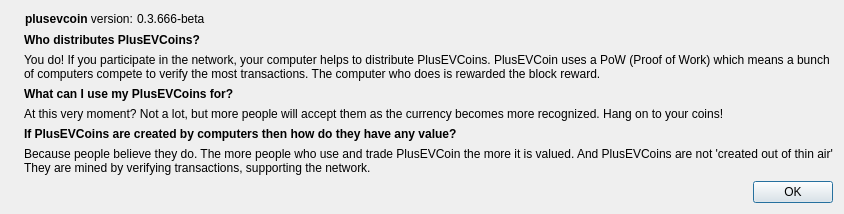
<?xml version="1.0" encoding="UTF-8"?>
<ui version="4.0">
 <class>FAQDialog</class>
 <widget class="QDialog" name="FAQDialog">
  <property name="geometry">
   <rect>
    <x>0</x>
    <y>0</y>
    <width>819</width>
    <height>206</height>
   </rect>
  </property>
  <property name="windowTitle">
   <string>PlusEVCoin FAQ</string>
  </property>
  <layout class="QHBoxLayout" name="horizontalLayout_2">
   <item>
    <widget class="QLabel" name="label_4">
     <property name="sizePolicy">
      <sizepolicy hsizetype="Preferred" vsizetype="Ignored">
       <horstretch>0</horstretch>
       <verstretch>0</verstretch>
      </sizepolicy>
     </property>
     <property name="pixmap">
      <pixmap resource="../bitcoin.qrc">:/images/about</pixmap>
     </property>
    </widget>
   </item>
   <item>
    <layout class="QVBoxLayout" name="verticalLayout_2">
     <item>
      <widget class="QFrame" name="frame">
       <property name="sizePolicy">
        <sizepolicy hsizetype="Fixed" vsizetype="Fixed">
         <horstretch>0</horstretch>
         <verstretch>0</verstretch>
        </sizepolicy>
       </property>
       <layout class="QHBoxLayout" name="horizontalLayout" stretch="0,0">
        <property name="spacing">
         <number>0</number>
        </property>
        <property name="sizeConstraint">
         <enum>QLayout::SetFixedSize</enum>
        </property>
        <property name="margin">
         <number>1</number>
        </property>
        <item>
         <widget class="QLabel" name="label">
          <property name="sizePolicy">
           <sizepolicy hsizetype="Fixed" vsizetype="Fixed">
            <horstretch>0</horstretch>
            <verstretch>0</verstretch>
           </sizepolicy>
          </property>
          <property name="maximumSize">
           <size>
            <width>16777215</width>
            <height>267</height>
           </size>
          </property>
          <property name="cursor">
           <cursorShape>IBeamCursor</cursorShape>
          </property>
          <property name="text">
           <string>&lt;html&gt;&lt;head/&gt;&lt;body&gt;&lt;p&gt;&lt;span style=&quot; font-weight:600;&quot;&gt;plusevcoin&lt;/span&gt; version: &lt;/p&gt;&lt;/body&gt;&lt;/html&gt;</string>
          </property>
          <property name="textInteractionFlags">
           <set>Qt::LinksAccessibleByMouse|Qt::TextSelectableByKeyboard|Qt::TextSelectableByMouse</set>
          </property>
         </widget>
        </item>
        <item>
         <widget class="QLabel" name="versionLabel">
          <property name="sizePolicy">
           <sizepolicy hsizetype="Fixed" vsizetype="Fixed">
            <horstretch>0</horstretch>
            <verstretch>0</verstretch>
           </sizepolicy>
          </property>
          <property name="cursor">
           <cursorShape>IBeamCursor</cursorShape>
          </property>
          <property name="text">
           <string notr="true">0.3.666-beta</string>
          </property>
          <property name="textFormat">
           <enum>Qt::RichText</enum>
          </property>
          <property name="textInteractionFlags">
           <set>Qt::LinksAccessibleByMouse|Qt::TextSelectableByKeyboard|Qt::TextSelectableByMouse</set>
          </property>
         </widget>
        </item>
       </layout>
      </widget>
     </item>
     <item>
      <widget class="QLabel" name="label_2">
       <property name="sizePolicy">
        <sizepolicy hsizetype="Preferred" vsizetype="Maximum">
         <horstretch>0</horstretch>
         <verstretch>0</verstretch>
        </sizepolicy>
       </property>
       <property name="text">
        <string>&lt;html&gt;&lt;head/&gt;&lt;body&gt;&lt;p&gt;&lt;span style=&quot; font-weight:600;&quot;&gt;Who distributes PlusEVCoins?&lt;/span&gt;&lt;/p&gt;&lt;/body&gt;&lt;/html&gt;</string>
       </property>
       <property name="textInteractionFlags">
        <set>Qt::LinksAccessibleByMouse|Qt::TextSelectableByMouse</set>
       </property>
      </widget>
     </item>
     <item>
      <widget class="QLabel" name="label_3">
       <property name="sizePolicy">
        <sizepolicy hsizetype="Preferred" vsizetype="Maximum">
         <horstretch>0</horstretch>
         <verstretch>0</verstretch>
        </sizepolicy>
       </property>
       <property name="text">
        <string>You do! If you participate in the network, your computer helps to distribute PlusEVCoins. PlusEVCoin uses a PoW (Proof of Work) which means a bunch
of computers compete to verify the most transactions. The computer who does is rewarded the block reward.</string>
       </property>
      </widget>
     </item>
     <item>
      <widget class="QLabel" name="label_5">
       <property name="sizePolicy">
        <sizepolicy hsizetype="Preferred" vsizetype="Maximum">
         <horstretch>0</horstretch>
         <verstretch>0</verstretch>
        </sizepolicy>
       </property>
       <property name="text">
        <string>&lt;html&gt;&lt;head/&gt;&lt;body&gt;&lt;p&gt;&lt;span style=&quot; font-weight:600;&quot;&gt;What can I use my PlusEVCoins for?&lt;/span&gt;&lt;/p&gt;&lt;/body&gt;&lt;/html&gt;</string>
       </property>
      </widget>
     </item>
     <item>
      <widget class="QLabel" name="label_6">
       <property name="sizePolicy">
        <sizepolicy hsizetype="Preferred" vsizetype="Maximum">
         <horstretch>0</horstretch>
         <verstretch>0</verstretch>
        </sizepolicy>
       </property>
       <property name="text">
        <string>At this very moment? Not a lot, but more people will accept them as the currency becomes more recognized. Hang on to your coins!</string>
       </property>
      </widget>
     </item>
     <item>
      <widget class="QLabel" name="label_7">
       <property name="sizePolicy">
        <sizepolicy hsizetype="Preferred" vsizetype="Maximum">
         <horstretch>0</horstretch>
         <verstretch>0</verstretch>
        </sizepolicy>
       </property>
       <property name="text">
        <string>&lt;html&gt;&lt;head/&gt;&lt;body&gt;&lt;p&gt;&lt;span style=&quot; font-weight:600;&quot;&gt;If PlusEVCoins are created by computers then how do they have any value?&lt;/span&gt;&lt;/p&gt;&lt;/body&gt;&lt;/html&gt;</string>
       </property>
      </widget>
     </item>
     <item>
      <widget class="QLabel" name="label_8">
       <property name="text">
        <string>Because people believe they do. The more people who use and trade PlusEVCoin the more it is valued. And PlusEVCoins are not 'created out of thin air'
They are mined by verifying transactions, supporting the network.</string>
       </property>
      </widget>
     </item>
     <item>
      <widget class="QDialogButtonBox" name="buttonBox">
       <property name="orientation">
        <enum>Qt::Horizontal</enum>
       </property>
       <property name="standardButtons">
        <set>QDialogButtonBox::Ok</set>
       </property>
      </widget>
     </item>
    </layout>
   </item>
  </layout>
 </widget>
 <resources>
  <include location="../bitcoin.qrc"/>
 </resources>
 <connections>
  <connection>
   <sender>buttonBox</sender>
   <signal>accepted()</signal>
   <receiver>FAQDialog</receiver>
   <slot>accept()</slot>
   <hints>
    <hint type="sourcelabel">
     <x>360</x>
     <y>308</y>
    </hint>
    <hint type="destinationlabel">
     <x>157</x>
     <y>274</y>
    </hint>
   </hints>
  </connection>
  <connection>
   <sender>buttonBox</sender>
   <signal>rejected()</signal>
   <receiver>FAQDialog</receiver>
   <slot>reject()</slot>
   <hints>
    <hint type="sourcelabel">
     <x>428</x>
     <y>308</y>
    </hint>
    <hint type="destinationlabel">
     <x>286</x>
     <y>274</y>
    </hint>
   </hints>
  </connection>
 </connections>
</ui>
